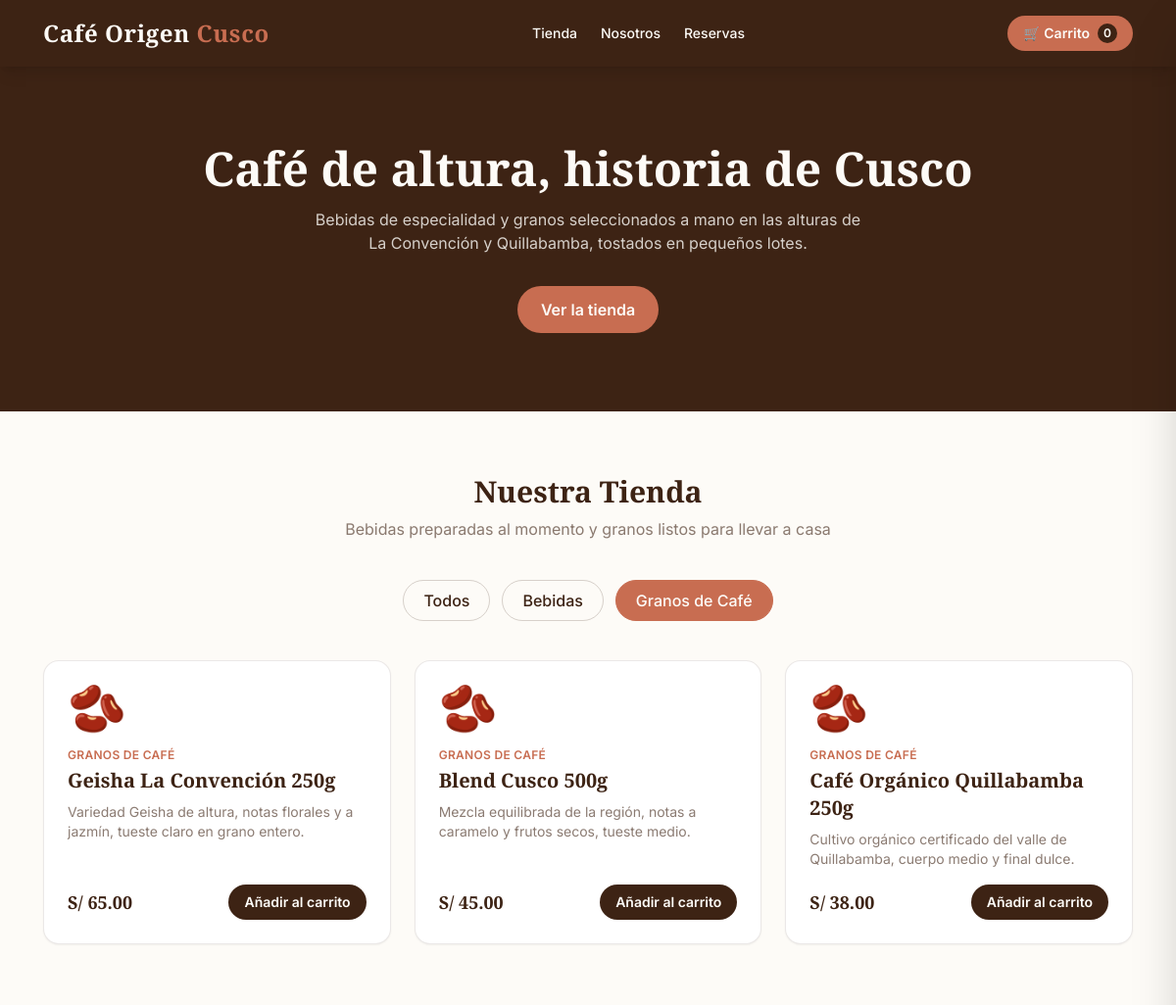
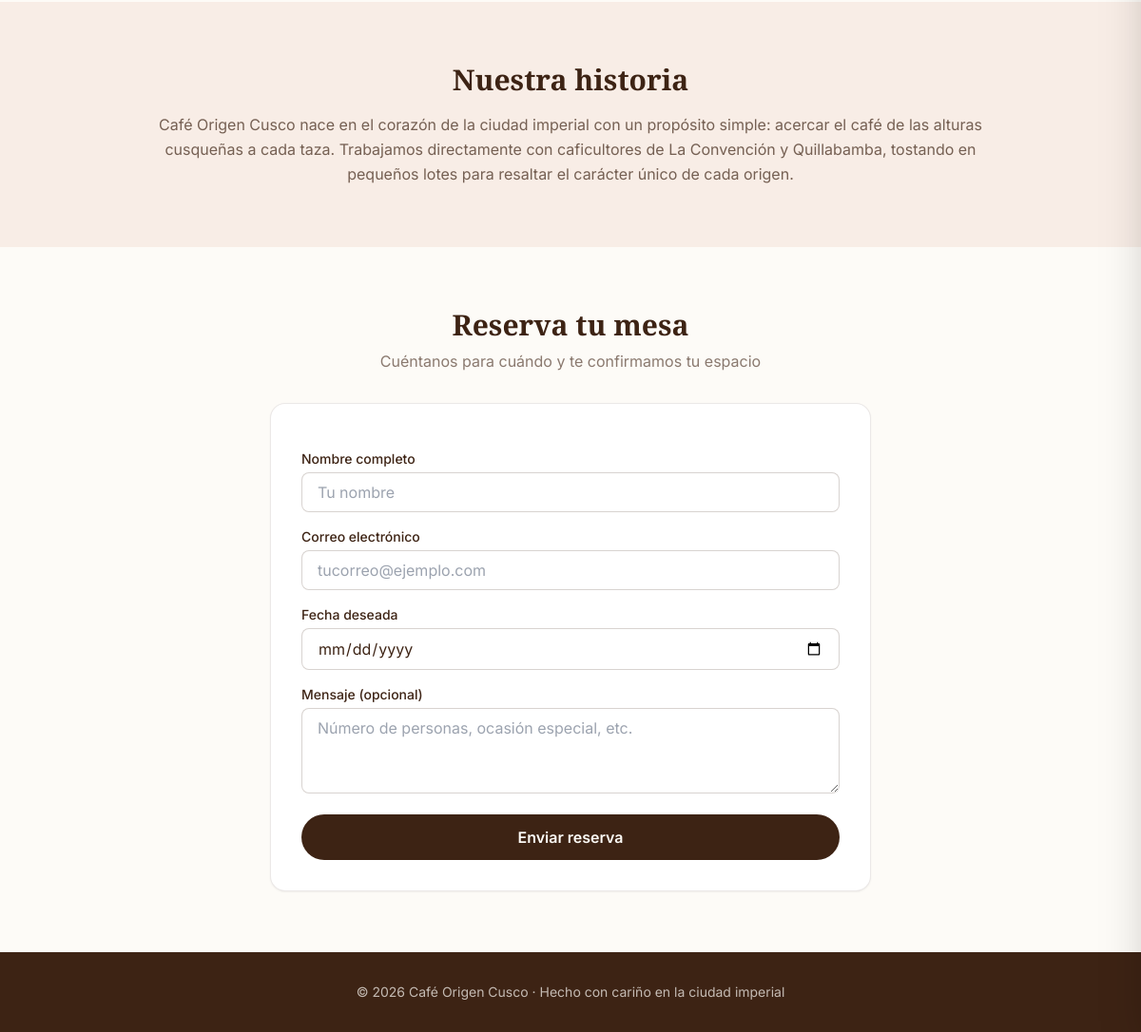
/index.php?categoria=2, run on the app's committed database (2 pictures, top to bottom).
### tables this page shows
CREATE TABLE categorias (
    id INT AUTO_INCREMENT PRIMARY KEY,
    nombre VARCHAR(60) NOT NULL,
    slug VARCHAR(60) NOT NULL UNIQUE,
    creado_en TIMESTAMP DEFAULT CURRENT_TIMESTAMP
);

CREATE TABLE productos (
    id INT AUTO_INCREMENT PRIMARY KEY,
    categoria_id INT NOT NULL,
    nombre VARCHAR(120) NOT NULL,
    descripcion VARCHAR(255) NOT NULL,
    precio DECIMAL(8,2) NOT NULL,
    imagen_emoji VARCHAR(10) DEFAULT NULL,
    disponible TINYINT(1) NOT NULL DEFAULT 1,
    creado_en TIMESTAMP DEFAULT CURRENT_TIMESTAMP,
    CONSTRAINT fk_producto_categoria
        FOREIGN KEY (categoria_id) REFERENCES categorias(id)
        ON DELETE CASCADE
);

### index.php (the view, shortened to what this page needs)
<?php
require_once __DIR__ . '/config/database.php';
$categorias = [];
$resCat = $conn->query("SELECT id, nombre, slug FROM categorias ORDER BY id ASC");
while ($row = $resCat->fetch_assoc()) {
    $categorias[] = $row;
}
$categoria_filtro = isset($_GET['categoria']) ? (int) $_GET['categoria'] : 0;
if ($categoria_filtro > 0) {
    $stmt = $conn->prepare(
        "SELECT p.id, p.nombre, p.descripcion, p.precio, p.imagen_emoji, c.nombre AS categoria_nombre, c.id AS categoria_id
         FROM productos p JOIN categorias c ON p.categoria_id = c.id
         WHERE p.disponible = 1 AND p.categoria_id = ?
         ORDER BY p.id ASC"
    );
    $stmt->bind_param("i", $categoria_filtro);
    $stmt->execute();
    $resProd = $stmt->get_result();
}
$productos = [];
while ($row = $resProd->fetch_assoc()) {
    $productos[] = $row;
}
?>
<!DOCTYPE html>
<html lang="es">
<head>
<script src="https://cdn.tailwindcss.com"></script>
</head>
<body class="text-cafe">
<header class="bg-cafe text-crema sticky top-0 z-40 shadow-lg">
  <div class="max-w-6xl mx-auto flex items-center justify-between px-5 py-4">
    <span class="font-display text-2xl font-bold tracking-wide">Café Origen <span class="text-terracota">Cusco</span></span>
    <nav class="hidden md:flex gap-6 text-sm font-medium">
      <a href="#tienda" class="hover:text-terracota transition">Tienda</a>
      <a href="#nosotros" class="hover:text-terracota transition">Nosotros</a>
      <a href="#reserva" class="hover:text-terracota transition">Reservas</a>
    </nav>
    <button onclick="toggleCarrito()" class="relative bg-terracota hover:bg-opacity-90 transition px-4 py-2 rounded-full text-sm font-semibold flex items-center gap-2">
      🛒 Carrito
      <span id="carrito-contador" class="bg-cafe text-crema text-xs rounded-full w-5 h-5 flex items-center justify-center">0</span>
    </button>
  </div>
</header>
<section class="bg-cafe text-crema py-20 px-5 text-center">
  <h1 class="font-display text-4xl md:text-5xl font-bold mb-4">Café de altura, historia de Cusco</h1>
  <p class="max-w-xl mx-auto text-crema/80 mb-8">Bebidas de especialidad y granos seleccionados a mano en las alturas de La Convención y Quillabamba, tostados en pequeños lotes.</p>
  <a href="#tienda" class="bg-terracota px-6 py-3 rounded-full font-semibold hover:bg-opacity-90 transition inline-block">Ver la tienda</a>
</section>
<section id="tienda" class="max-w-6xl mx-auto px-5 py-16">
  <h2 class="font-display text-3xl font-bold text-center mb-2">Nuestra Tienda</h2>
  <p class="text-center text-cafe/60 mb-10">Bebidas preparadas al momento y granos listos para llevar a casa</p>
  <div class="flex flex-wrap justify-center gap-3 mb-10">
    <a href="index.php" class="px-5 py-2 rounded-full border font-medium transition <?= $categoria_filtro === 0 ? 'bg-terracota text-crema border-terracota' : 'border-cafe/20 text-cafe hover:border-terracota' ?>">
      Todos
    </a>
    <?php foreach ($categorias as $cat): ?>
      <a href="index.php?categoria=<?= (int) $cat['id'] ?>#tienda"
         class="px-5 py-2 rounded-full border font-medium transition <?= $categoria_filtro === (int) $cat['id'] ? 'bg-terracota text-crema border-terracota' : 'border-cafe/20 text-cafe hover:border-terracota' ?>">
        <?= htmlspecialchars($cat['nombre']) ?>
      </a>
    <?php endforeach; ?>
  </div>
  <div class="grid sm:grid-cols-2 lg:grid-cols-3 gap-6">
    <?php foreach ($productos as $p): ?>
      <div class="bg-white border border-cafe/10 rounded-2xl p-6 shadow-sm hover:shadow-xl transition flex flex-col">
        <div class="text-5xl mb-4"><?= htmlspecialchars($p['imagen_emoji']) ?></div>
        <span class="text-xs uppercase tracking-wide text-terracota font-semibold mb-1"><?= htmlspecialchars($p['categoria_nombre']) ?></span>
        <h3 class="font-display text-xl font-bold mb-2"><?= htmlspecialchars($p['nombre']) ?></h3>
        <p class="text-sm text-cafe/60 mb-4 flex-1"><?= htmlspecialchars($p['descripcion']) ?></p>
        <div class="flex items-center justify-between mt-auto">
          <span class="font-display text-lg font-bold">S/ <?= number_format((float) $p['precio'], 2) ?></span>
          <button
            onclick="agregarAlCarrito(<?= (int) $p['id'] ?>, '<?= htmlspecialchars(addslashes($p['nombre'])) ?>', <?= (float) $p['precio'] ?>)"
            class="bg-cafe text-crema text-sm font-semibold px-4 py-2 rounded-full hover:bg-terracota transition">
            Añadir al carrito
          </button>
        </div>
      </div>
    <?php endforeach; ?>
  </div>
</section>
<section id="nosotros" class="bg-terracota/10 py-16 px-5">
  <div class="max-w-4xl mx-auto text-center">
    <h2 class="font-display text-3xl font-bold mb-4">Nuestra historia</h2>
    <p class="text-cafe/70 leading-relaxed">Café Origen Cusco nace en el corazón de la ciudad imperial con un propósito simple: acercar el café de las alturas cusqueñas a cada taza. Trabajamos directamente con caficultores de La Convención y Quillabamba, tostando en pequeños lotes para resaltar el carácter único de cada origen.</p>
  </div>
</section>
<section id="reserva" class="max-w-2xl mx-auto px-5 py-16">
  <h2 class="font-display text-3xl font-bold text-center mb-2">Reserva tu mesa</h2>
  <p class="text-center text-cafe/60 mb-8">Cuéntanos para cuándo y te confirmamos tu espacio</p>
  <form method="POST" action="index.php#reserva" id="form-reserva" class="bg-white border border-cafe/10 rounded-2xl p-8 shadow-sm space-y-4">
    <div>
      <label class="block text-sm font-medium mb-1">Nombre completo</label>
      <input type="text" name="nombre" required class="w-full border border-cafe/20 rounded-lg px-4 py-2 focus:outline-none focus:border-terracota" placeholder="Tu nombre">
    </div>
    <div>
      <label class="block text-sm font-medium mb-1">Correo electrónico</label>
      <input type="email" name="email" required class="w-full border border-cafe/20 rounded-lg px-4 py-2 focus:outline-none focus:border-terracota" placeholder="tucorreo@ejemplo.com">
    </div>
    <div>
      <label class="block text-sm font-medium mb-1">Fecha deseada</label>
      <input type="date" name="fecha" class="w-full border border-cafe/20 rounded-lg px-4 py-2 focus:outline-none focus:border-terracota">
    </div>
    <div>
      <label class="block text-sm font-medium mb-1">Mensaje (opcional)</label>
      <textarea name="mensaje" rows="3" class="w-full border border-cafe/20 rounded-lg px-4 py-2 focus:outline-none focus:border-terracota" placeholder="Número de personas, ocasión especial, etc."></textarea>
    </div>
    <button type="submit" class="w-full bg-cafe text-crema font-semibold py-3 rounded-full hover:bg-terracota transition">Enviar reserva</button>
  </form>
</section>
<footer class="bg-cafe text-crema/70 text-center py-8 px-5 text-sm">
  <p>© <?= date('Y') ?> Café Origen Cusco · Hecho con cariño en la ciudad imperial</p>
</footer>
</body>
</html>

### index.php (style rules this page uses)
body { font-family: 'Inter', sans-serif; background-color: #fdfbf7; }
h1, h2, h3, .font-display { font-family: 'Playfair Display', serif; }

### data on the page
categorias: nombre "Bebidas"
categorias: nombre "Granos de Café"
productos: imagen_emoji "🫘", categoria.nombre "GRANOS DE CAFÉ", nombre "Geisha La Convención 250g", descripcion "Variedad Geisha de altura, notas florales y a jazmín, tueste claro en grano entero.", precio "65.00"
productos: imagen_emoji "🫘", categoria.nombre "GRANOS DE CAFÉ", nombre "Blend Cusco 500g", descripcion "Mezcla equilibrada de la región, notas a caramelo y frutos secos, tueste medio.", precio "45.00"
productos: imagen_emoji "🫘", categoria.nombre "GRANOS DE CAFÉ", nombre "Café Orgánico Quillabamba 250g", descripcion "Cultivo orgánico certificado del valle de Quillabamba, cuerpo medio y final dulce.", precio "38.00"
